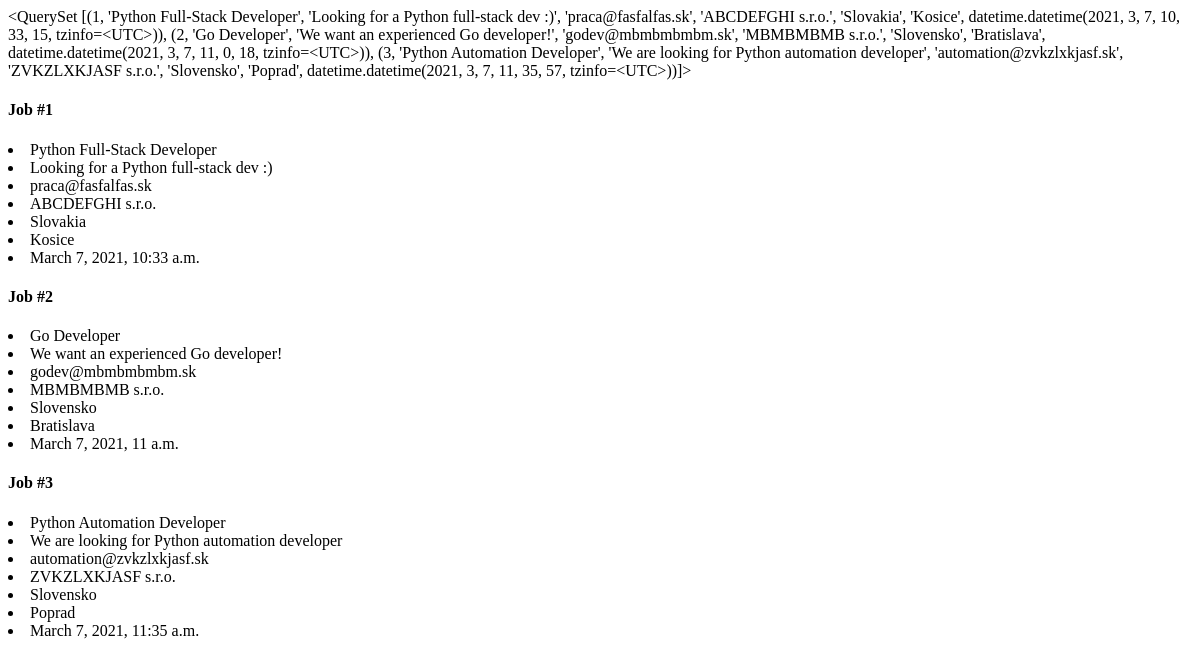
Before: / with the older database file.
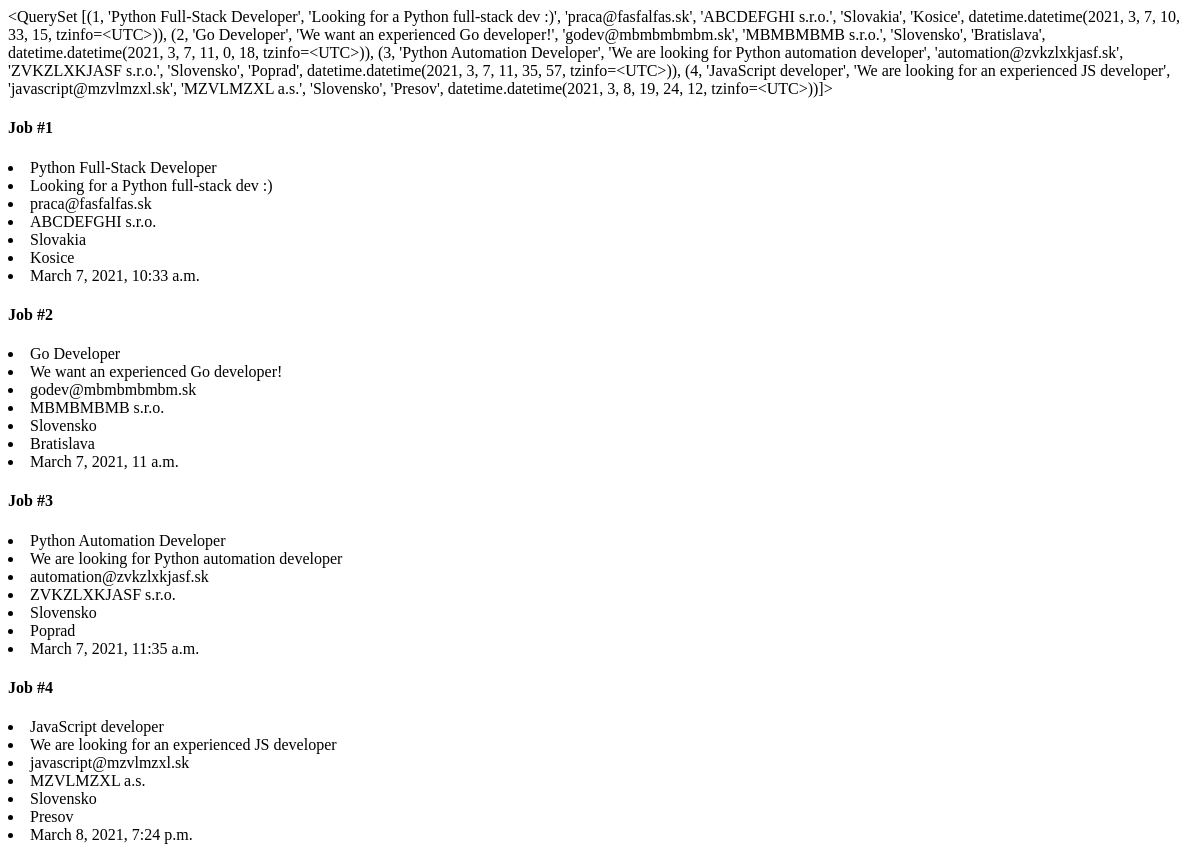
After: the same page with the newer database file.
### jobs/models.py (models this page shows, shortened)
class Job(models.Model):
    objects = models.Manager()
    job_title = models.CharField(max_length=200)
    job_description = models.TextField()
    email_for_job = models.EmailField()
    company = models.CharField(max_length=200)
    country = models.CharField(max_length=100)
    city = models.CharField(max_length=100)
    published_date = models.DateTimeField('date published')

### jobs/views.py (the view)
# urls.py: path('', views.index)
def index(request):
    jobs = Job.objects.values_list()
    print(jobs)
    return render(request, 'index.html', {'jobs':jobs})

### jobs/templates/index.html
<p>{{ jobs }}</p>
{% for job in jobs %}
    <h4>Job #{{ forloop.counter }}</h4>
    {% for detail in job %}
        {% if forloop.counter != 1 %}
            <li>{{ detail }}</li>
        {% endif %}
    {% endfor %}
{% endfor %}

Changed rows visible on the page:
added Job: job "JavaScript developer" "We are looking for an experienced JS developer" "javascript@mzvlmzxl.sk" "MZVLMZXL a.s." "Slovensko" "Presov" "March 8, 2021, 7:24 p.m."
Other visible differences:
{{ jobs }}: "…7, 11, 35, 57, tzinfo=<UTC>))]>" → "…7, 11, 35, 57, tzinfo=<UTC>)), (4, 'JavaScript developer', 'We are looking for an experienced JS developer', 'javascript@mzvlmzxl.sk', 'MZVLMZXL a.s.', 'Slovensko', 'Presov', datetime.datetime(2021, 3, 8, 19, 24, 12, tzinfo=<UTC>))]>"
